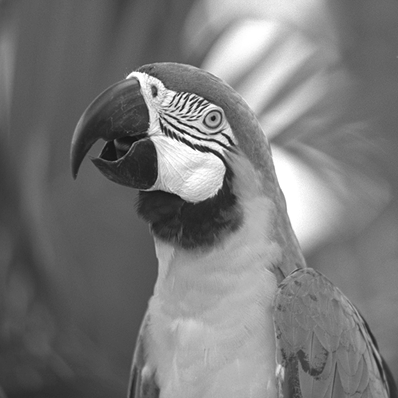
%> input picture images/parrotgray.png, 398 x 398 px
$ octave --eval "main;"   (GNU Octave 9; MATLAB toolbox functions it lacks are replaced by stand-ins)
%> lines starting %> are read from the running program, lines starting %| are printed output that depends on the picture; long printed decimals are rounded
% This code is adapted from L. Condat's TVdenoise.m by Ted Ding.
% 30/06/2021
% The original code is available from
% https://lcondat.github.io/software.html
%
% Changes include:
% 1. opDadj (i.e. -div) is changed to obey Dirichlet boundary condition
% 2. Use prox_sigma_g together with Moreau proximal decomposition theorem,
%    instead of directly applying prox_sigma_g_conj
%
% Denoising/smoothing a given image y with the isotropic total variation.
%
% The iterative algorithm converges to the unique image x minimizing
%
% ||x-y||_2^2/2 + lambda.TV(x)
%
% TV(x)=||Dx||_1,2, where D maps an image to its gradient field.
%
% The over-relaxed Chambolle-Pock algorithm is described in
% L. Condat, "A primal-dual splitting method for convex optimization
% involving Lipschitzian, proximable and linear composite terms",
% J. Optimization Theory and Applications, vol. 158, no. 2,
% pp. 460-479, 2013.
%
% Code written by Laurent Condat, CNRS research fellow in the
% Dept. of Images and Signals of GIPSA-lab, Univ. Grenoble Alpes,
% Grenoble, France.
%
% Version 1.1, Oct. 12, 2016
%
% TD: see <An introduction to continuous optimization for imaging>
% pp 52, 58, 59
% and <A primal-dual splitting method for convex optimization
% involving Lipschitzian, proximable and linear composite terms>
% pp 4 Algorithm 3.1


function main

	Nbiter= 400;	% number of iterations
	lambda = 0.1; 	% regularization parameter
	tau = 0.01;		% proximal parameter >0; influences the
		% convergence speed

	y  = double(imread('parrotgray.png'))/255;   % Initial image
%> y: size 398x398 double; min 0.0549, max 1, mean 0.474
	figure(1);
	imshow(y);
	rng(0);
	y = y+randn(size(y))*0.1; % white Gaussian noise added to the image
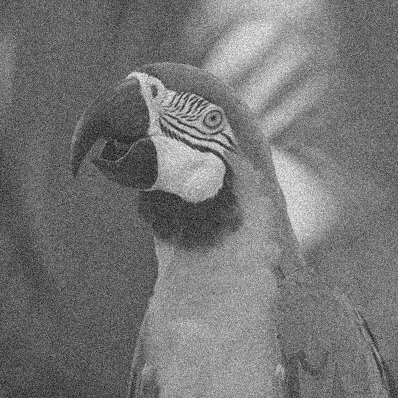
%> y: size 398x398 double; min -0.257, max 1.33, mean 0.474; drawn with min black and max white
	figure(2);
	imshow(y);
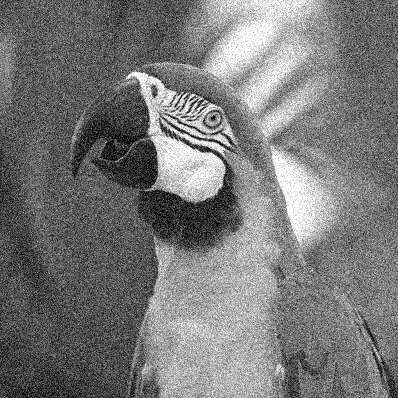
%> displayed picture: size 398x398, on the screen's scale of 0 to 255; min 0, max 255, mean 120.6
	x = TVdenoising(y,lambda,tau,Nbiter);
	figure(3);
	imshow(x);
% 	imwrite(y,'noisy.png');
% 	imwrite(x,'TVdenoised.png');
end


function x = TVdenoising(y,lambda,tau,Nbiter)
%> called with lambda = 0.1, tau = 0.01, Nbiter = 400

	rho = 1.99;		% relaxation parameter, in [1,2)
	sigma = 1/tau/8; % proximal parameter
	[H,W]=size(y);
%> H = 398; W = 398

	opD = @(x) cat(3,[diff(x,1,1);zeros(1,W)],[diff(x,1,2) zeros(H,1)]);            % TD: grad with Neumann boundary condition
% 	opDadj = @(u) -[u(1,:,1);diff(u(:,:,1),1,1)]-[u(:,1,2) diff(u(:,:,2),1,2)];     % TD: -div
    opDadj = @(u) -[u(1,:,1);u(2:end-1,:,1)-u(1:end-2,:,1);-u(end-1,:,1)]-[u(:,1,2) u(:,2:end-1,2)-u(:,1:end-2,2) -u(:,end-1,2)];     % TD: -div with Dirichlet boundary condition
	prox_tau_f = @(x) (x+tau*y)/(1+tau);                                            % TD: prox of tau*||.-y||_2^2/2
%     prox_sigma_g = @(u,gamma) max(1-gamma./sqrt(sum(u.^2,3)),0).*u;                     % TD: prox of gamma*||.||_2
	prox_sigma_g_conj = @(u) bsxfun(@rdivide,u,max(sqrt(sum(u.^2,3))/1,1));    % TD: projection onto l2-ball centred at 0 with radius lambda (i.e. prox of indicator function of l2-ball centred at 0 with radius lambda)

	x2 = y; 		% Initialization of the solution
	u2 = prox_sigma_g_conj(opD(x2));	% Initialization of the dual solution

    % Initialization of the dual solution
%     u2 = opD(x2);
%     u2 = u2 - sigma*prox_sigma_g(u2/sigma,lambda/sigma);

	cy = sum(sum(y.^2))/2;
%> cy = 21467.7
	primalcostlowerbound = 0;

	for iter = 1:Nbiter
		x = prox_tau_f(x2-tau*lambda*opDadj(u2));                                  % TD: primal update
		u = prox_sigma_g_conj(u2+sigma*lambda*opD(2*x-x2));                        % TD: dual update
%         u = u2+sigma*opD(2*x-x2);                                           % TD: gradient ascent of dual variable
%         u = u - sigma*prox_sigma_g(u/sigma,lambda/sigma);                   % TD: Moreau proximal decomposition theorem
		x2 = x2+rho*(x-x2);                                                 % TD: over-relaxations
		u2 = u2+rho*(u-u2);
		if mod(iter,25)==0
			primalcost = norm(x-y,'fro')^2/2+lambda*sum(sum(sqrt(sum(opD(x).^2,3))));   % TD: ||x-y||_2^2/2 + lambda.TV(x)
			dualcost = cy-sum(sum((y-opDadj(u)).^2))/2;                                 % TD: ||y||_2^2/2 - ||y+div(u)||^2/2, which is consistent with <An introduction to continuous optimization for imaging> pp 18
				% best value of dualcost computed so far:
			primalcostlowerbound = max(primalcostlowerbound,dualcost);
				% The gap between primalcost and primalcostlowerbound is even better
				% than between primalcost and dualcost to monitor convergence.
			fprintf('nb iter:%4d  %f  %f  %e\n',iter,primalcost,...
				primalcostlowerbound,primalcost-primalcostlowerbound);
			figure(3);
			imshow(x);
		end
	end
%> this loop made 400 passes
%> (primalcost, dualcost, primalcostlowerbound) on passes 25, 50: (1375.7, -180217.9, 0), (1118.9, -91109.5, 0)
%| nb iter:  25  1375.712  0  1.375712e+03
%| nb iter:  50  1118.908  0  1.118908e+03
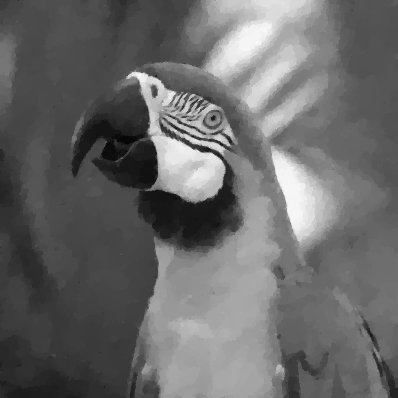
%> x2: size 398x398 double; min 0.0816, max 1.03, mean 0.474; drawn with min black and max white
%> after the loop, dualcost = -57430.2; primalcost = 947.6
end
